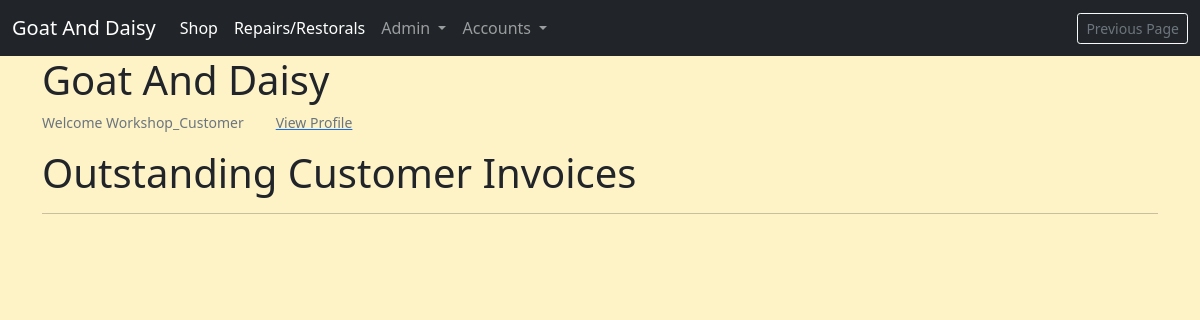
/workshop/customer-invoices (signed in), run on an earlier commit of the app's database.
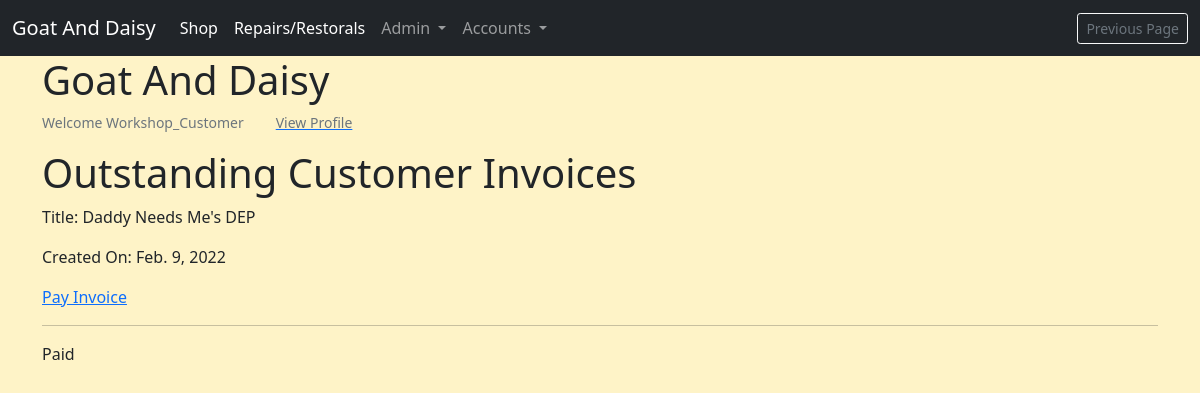
And on a later commit of the database.
### invoices/models.py (models this page shows, shortened)
class BaseInvoice(models.Model):
    date_created = models.DateField(auto_now_add=True)
    order_number = models.CharField(max_length=100, editable=False)
    full_name = models.CharField(max_length=100, null=True, blank=True)
    email = models.EmailField(null=True, blank=True)
    address1 = models.CharField(max_length=100, null=True, blank=True)
    address2 = models.CharField(max_length=100, null=True, blank=True)
    postcode = models.CharField(max_length=40, null=True, blank=True)
    town_or_city = models.CharField(max_length=40, null=True, blank=True)
    country = models.CharField(max_length=40, null=True, blank=True)
    notes = models.TextField(null=True, blank=True)
    order_amount = models.DecimalField(
        max_digits=6, decimal_places=2, default=0)
    shipping_cost = models.DecimalField(
        max_digits=6, decimal_places=2, default=0)
    order_total = models.DecimalField(
        max_digits=6, decimal_places=2, default=0)
    is_completed = models.BooleanField(default=False)
    paid_on = models.DateTimeField(null=True, blank=True)

class WorkshopCustomerInvoice(BaseInvoice):
    PAYMENT_CHOICES = [
        ('DEP', 'Deposit'),
        ('EP', 'End Payment'),
        ('SPT', 'Single Payment Total'),
        ('SP', 'Supplementary Payment'),
    ]
    service_ticket = models.ForeignKey(ServiceTicket, on_delete=models.CASCADE)
    payment_type = models.CharField(max_length=25, choices=PAYMENT_CHOICES)
    installment_paid = models.BooleanField(default=False)
    def __str__(self):
        return self.service_ticket.title + "'s" + " " + self.payment_type

class BaseInvoice(models.Model):
    date_created = models.DateField(auto_now_add=True)
    order_number = models.CharField(max_length=100, editable=False)
    full_name = models.CharField(max_length=100, null=True, blank=True)
    email = models.EmailField(null=True, blank=True)
    address1 = models.CharField(max_length=100, null=True, blank=True)
    address2 = models.CharField(max_length=100, null=True, blank=True)
    postcode = models.CharField(max_length=40, null=True, blank=True)
    town_or_city = models.CharField(max_length=40, null=True, blank=True)
    country = models.CharField(max_length=40, null=True, blank=True)
    notes = models.TextField(null=True, blank=True)
    order_amount = models.DecimalField(
        max_digits=6, decimal_places=2, default=0)
    shipping_cost = models.DecimalField(
        max_digits=6, decimal_places=2, default=0)
    order_total = models.DecimalField(
        max_digits=6, decimal_places=2, default=0)
    is_completed = models.BooleanField(default=False)
    paid_on = models.DateTimeField(null=True, blank=True)

### repairs_restorals/models.py (models this page shows, shortened)
class ServiceTicket(models.Model):
    customer = models.ForeignKey(
        Customer, related_name='service_ticket', on_delete=models.CASCADE)
    workshop_staff_responsible = models.ForeignKey(
        StaffMember, related_name='staff_tickets', on_delete=models.CASCADE)
    title = models.CharField(max_length=255)
    date_created = models.DateField(auto_now_add=True, editable=False)
    last_updated = models.DateField(auto_now=True, editable=False)
    service_description = models.TextField()
    link_to_desired_materials_1 = models.URLField(null=True, blank=True)
    link_to_desired_materials_2 = models.URLField(null=True, blank=True)
    link_to_desired_materials_3 = models.URLField(null=True, blank=True)
    is_completed = models.BooleanField(default=False)
    has_invoice = models.BooleanField(default=False)

### repairs_restorals/views.py (the view)
# urls.py: path('customer-invoices', views.PublicCustomerInvoices.as_view(), name='customer_invoices'),
class PublicCustomerInvoices(ListView):
    model = WorkshopCustomerInvoice
    context_object_name = 'invoices'
    template_name = 'repairs_restorals/customer_invoices.html'
    def get_context_data(self, **kwargs):
        customer = get_object_or_404(Customer, username=self.request.user)
        context = {}
        context['invoices'] = WorkshopCustomerInvoice.objects.filter(service_ticket__customer_id=customer.id)
        return context

### invoices/contexts.py (called while the page is built, shortened)
def shopping_cart(request):
    template_cart = []
    products_count = 0
    order_amount = 0
    shipping = 500
    cart = request.session.get('cart', {})
    for item in enumerate(template_cart):
        products_count += 1
    order_total = order_amount + shipping
    stripe_total = round(order_total * 100)
    context = {
        'template_cart': template_cart,
        'products_count': products_count,
        'order_amount': order_amount,
        'shipping': shipping,
        'order_total': order_total,
        'stripe_total': stripe_total,
    }
    return context

### profiles/templatetags/user_in_group_tag.py (called while the page is built)
@register.filter(name='has_group')
def has_group(user, group_name):
    try:
        group = Group.objects.get(name=group_name)
    except Group.DoesNotExist:
        return False
    return group in user.groups.all()

### repairs_restorals/templates/repairs_restorals/customer_invoices.html (shortened to what this page needs)
{% extends 'base.html' %}
{% block content %}
<h1>Outstanding Customer Invoices</h1>
{% for invoice in invoices %}
    {% if not invoice.installment_paid %}
        <p>Title: {{ invoice }}</p>
        <p>Created On: {{ invoice.date_created }}</p>
        <a href="{% url 'workshop_checkout' invoice.id %}">
            <p>Pay Invoice</p>
        </a>
    {% endif %}
{% endfor %}
<hr>
{% for invoice in invoices %}
    <p>Paid</p>
{% endfor %}
{% endblock %}

What changed in the data, as far as the page shows it:
added WorkshopCustomerInvoice: service_ticket+payment_type "Daddy Needs Me's DEP", date_created "Feb. 9, 2022"
